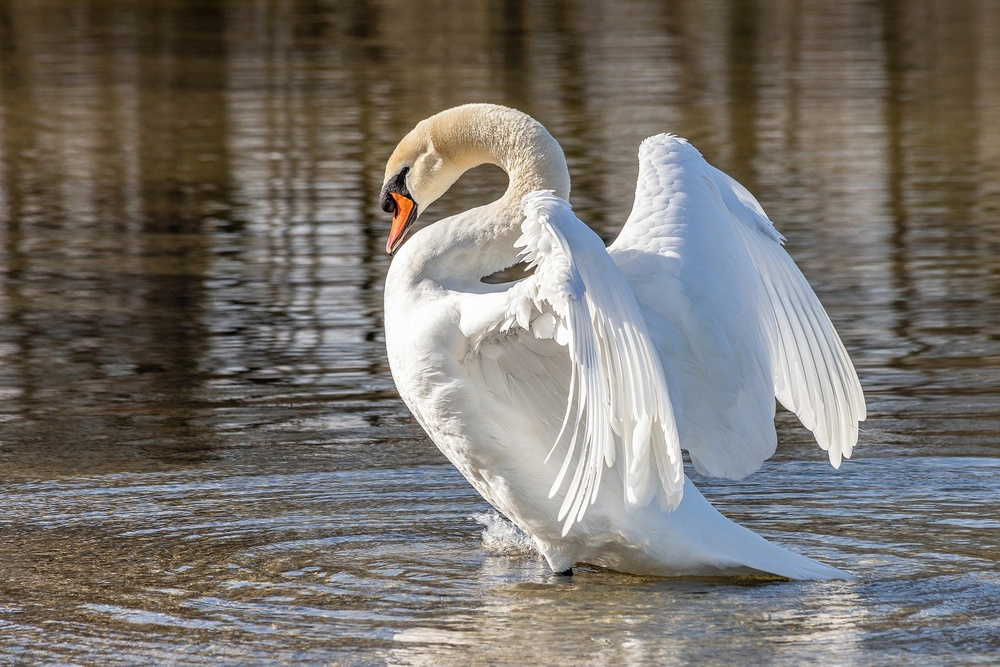
#> input picture swan.jpg, 1000 x 667 px, shrunk from 1920 x 1280 before the run
$ python segment.py
#> lines starting #> are read from the running program, lines starting #| are printed output that depends on the picture; after the words box and inside, x2 and y2 are one past the last pixel; in counts of white or black regions, pixels touching at a corner belong together
# Segmenter
# Given image, compare output of canny edge detector?
import numpy as np
import cv2 as cv
from matplotlib import pyplot as plt

img = cv.imread('swan.jpg', cv.IMREAD_GRAYSCALE)
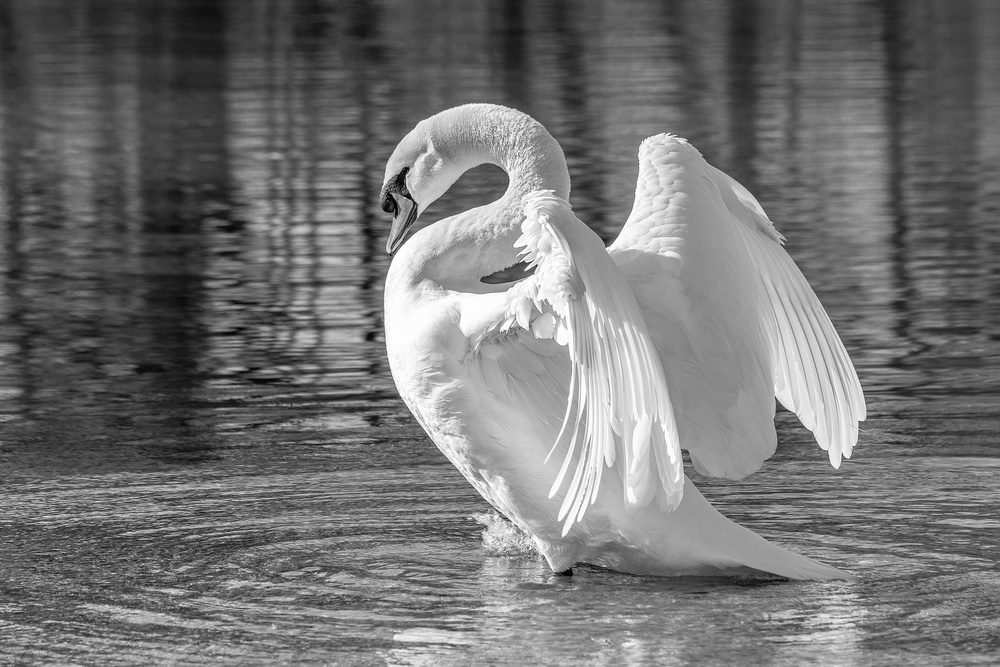
#> img: shape (667, 1000); min 0, max 255, mean 114.7
assert img is not None
edges = cv.Canny(img, 100, 200)
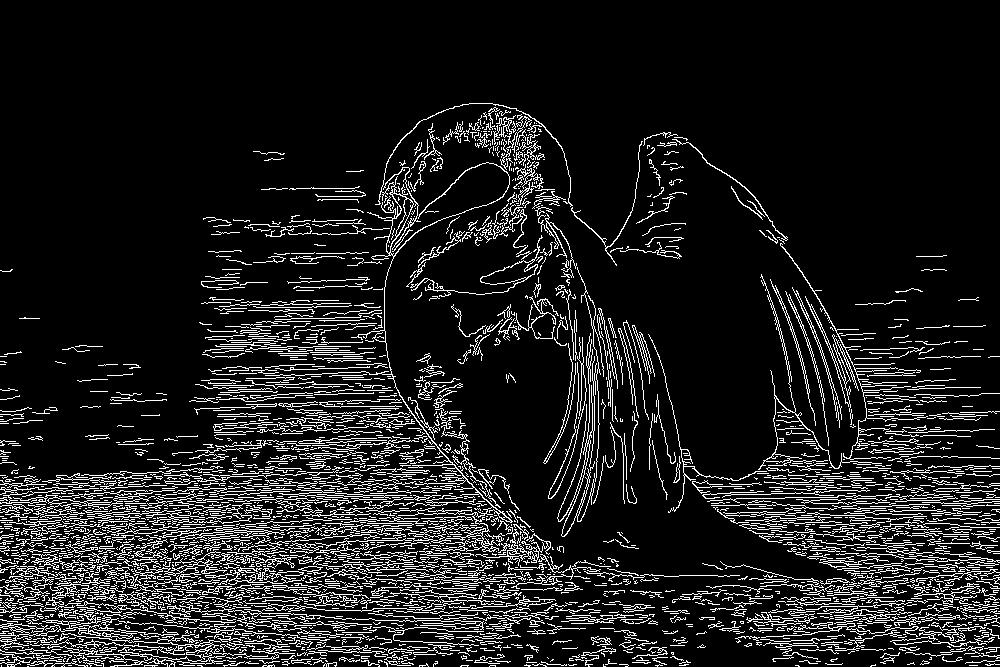
#> edges: shape (667, 1000); 11.7% white in thin lines or dots, all inside (x1, y1, x2, y2) = (0, 103, 1000, 667)

plt.subplot(121),plt.imshow(img,cmap = 'gray')
plt.title('Original Image'), plt.xticks([]), plt.yticks([])
plt.subplot(122),plt.imshow(edges,cmap = 'gray')
plt.title('Edge Image'), plt.xticks([]), plt.yticks([])
plt.show()
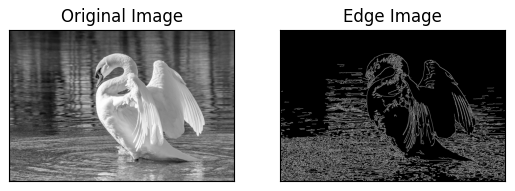
#> figure drawn by matplotlib, 2 panels

$ run again, with steam_valve.png saved as swan.jpg
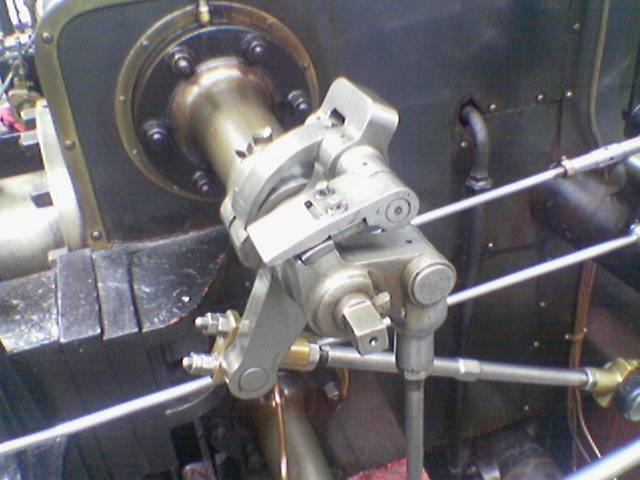
#> input picture steam_valve.png, 640 x 480 px
#> `edges = cv.Canny(img, 100, 200)`:
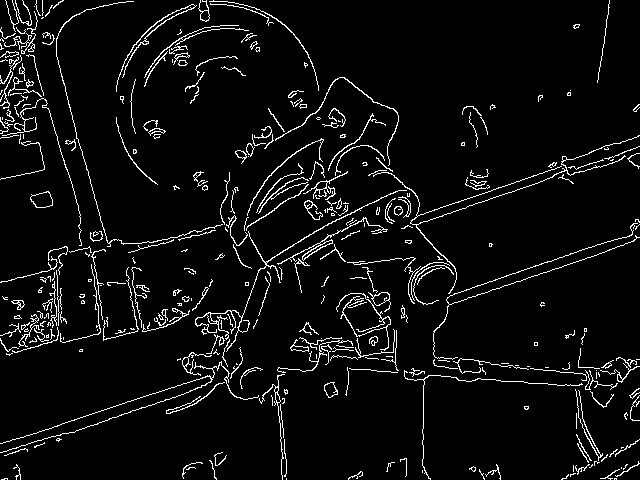
#> edges: shape (480, 640); 5.3% white in thin lines or dots
#> `plt.show()`:
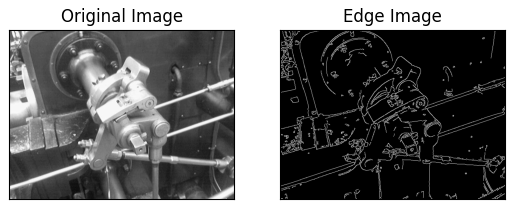
#> figure drawn by matplotlib, 2 panels
